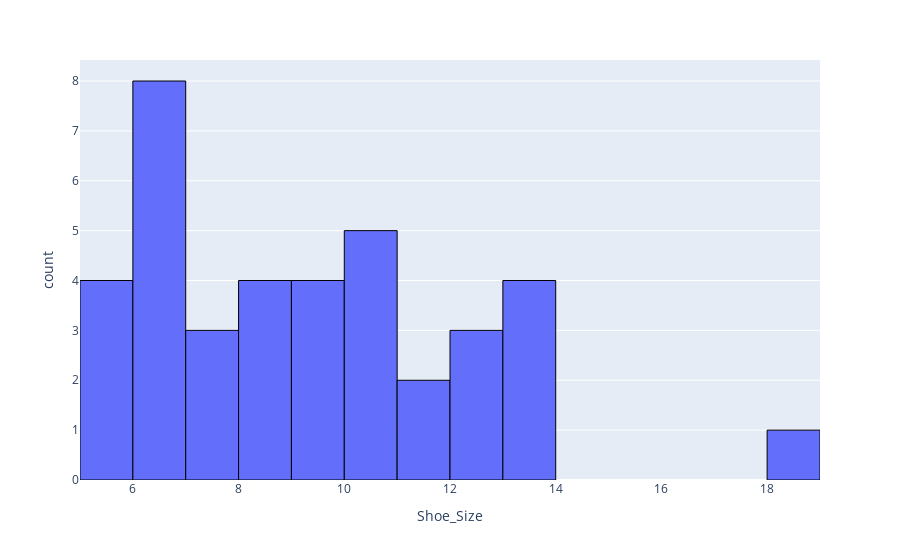

Notebook code for this chart:
### Code cell
# Q4:

fig=px.histogram(
    data,
    x='Shoe_Size',
    nbins=13,
    
)
fig.update_traces(       
    marker_line_color='black',   
    marker_line_width=1, 
    # xbins=dict(
    #     size=0.8
    # )
)
fig.show()

### Figure 1 — Plotly figure (JSON) as saved in the notebook; plotly's stock layout.template omitted (floating-point values rounded to 4 significant figures)
{"data": [{"bingroup": "x", "hovertemplate": "Shoe_Size=%{x}<br>count=%{y}<extra></extra>", "legendgroup": "", "marker": {"color": "#636efa", "line": {"color": "black", "width": 1}, "pattern": {"shape": ""}}, "name": "", "nbinsx": 13, "orientation": "v", "showlegend": false, "type": "histogram", "x": [13.5, 8.0, 6.4, 6.9, 10.5, 6.8, 5.5, 9.6, 9.1, 6.7, 9.7, 10.4, 7.7, 12.5, 7.6, 11.4, 5.6, 8.4, 12.1, 6.4, 13.7, 13.6, 18.0, 6.3, 11.6, 5.4, 9.5, 10.4, 13.7, 8.3, 6.5, 5.2, 7.6, 8.9, 10.5, 12.8, 6.6, 10.3], "xaxis": "x", "yaxis": "y"}], "layout": {"barmode": "relative", "legend": {"tracegroupgap": 0}, "margin": {"t": 60}, "xaxis": {"anchor": "y", "domain": [0, 1], "title": {"text": "Shoe_Size"}}, "yaxis": {"anchor": "x", "domain": [0, 1], "title": {"text": "count"}}}}
